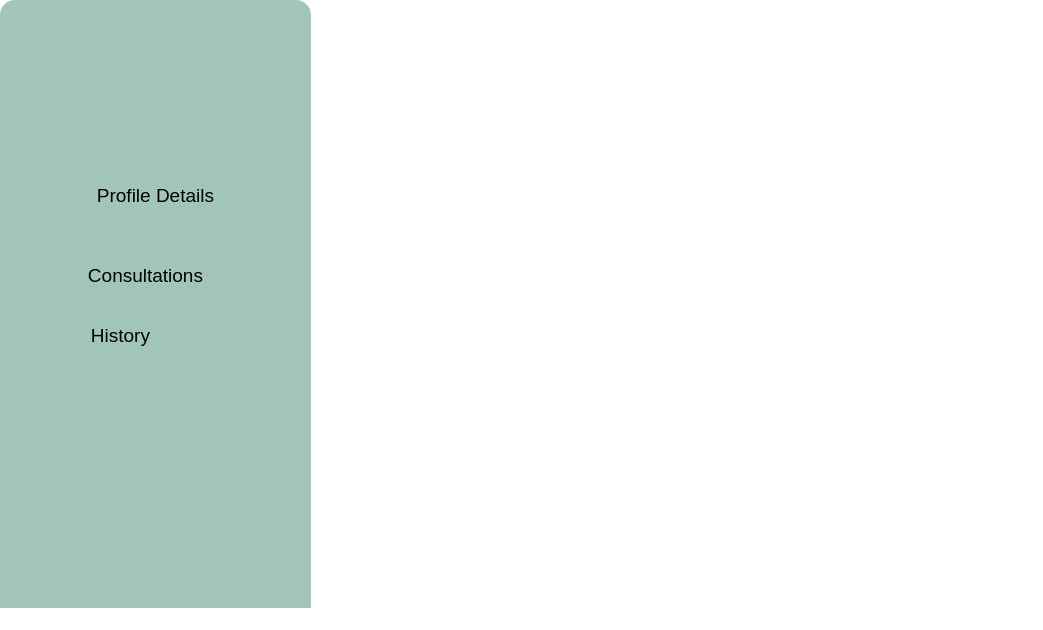
<?xml version="1.0" encoding="UTF-8"?>
<ui version="4.0">
 <class>CustomerDashboardWindow</class>
 <widget class="QMainWindow" name="CustomerDashboardWindow">
  <property name="geometry">
   <rect>
    <x>0</x>
    <y>0</y>
    <width>1043</width>
    <height>630</height>
   </rect>
  </property>
  <property name="windowTitle">
   <string>MainWindow</string>
  </property>
  <property name="styleSheet">
   <string notr="true">background-color:rgb(255, 255, 255);
border-radius:15px;


</string>
  </property>
  <widget class="QWidget" name="centralwidget">
   <widget class="QLabel" name="sidepanel">
    <property name="geometry">
     <rect>
      <x>0</x>
      <y>0</y>
      <width>311</width>
      <height>681</height>
     </rect>
    </property>
    <property name="styleSheet">
     <string notr="true">background-color:rgb(161, 198, 185);
color:rgb(255,255,255);
padding-left:10px;
padding-bottom:10px</string>
    </property>
    <property name="text">
     <string/>
    </property>
   </widget>
   <widget class="QLabel" name="user">
    <property name="geometry">
     <rect>
      <x>20</x>
      <y>170</y>
      <width>51</width>
      <height>51</height>
     </rect>
    </property>
    <property name="styleSheet">
     <string notr="true">background-color:rgb(161, 198, 185);</string>
    </property>
    <property name="text">
     <string/>
    </property>
    <property name="pixmap">
     <pixmap>images/NFT User_45px.png</pixmap>
    </property>
   </widget>
   <widget class="QLabel" name="time">
    <property name="geometry">
     <rect>
      <x>20</x>
      <y>320</y>
      <width>41</width>
      <height>41</height>
     </rect>
    </property>
    <property name="styleSheet">
     <string notr="true">background-color:rgb(161, 198, 185);</string>
    </property>
    <property name="text">
     <string/>
    </property>
    <property name="pixmap">
     <pixmap>images/time_machine_45px.png</pixmap>
    </property>
   </widget>
   <widget class="QLabel" name="notification">
    <property name="geometry">
     <rect>
      <x>20</x>
      <y>250</y>
      <width>41</width>
      <height>41</height>
     </rect>
    </property>
    <property name="styleSheet">
     <string notr="true">background-color:rgb(161, 198, 185);</string>
    </property>
    <property name="text">
     <string/>
    </property>
    <property name="pixmap">
     <pixmap>images/Notification_45px.png</pixmap>
    </property>
   </widget>
   <widget class="QLabel" name="image">
    <property name="geometry">
     <rect>
      <x>340</x>
      <y>-40</y>
      <width>631</width>
      <height>471</height>
     </rect>
    </property>
    <property name="styleSheet">
     <string notr="true">background-colour:rgb(255,255,255);
border-colour:rgb(255,255,255);
</string>
    </property>
    <property name="text">
     <string/>
    </property>
    <property name="pixmap">
     <pixmap>images/patient_homepg (1).png</pixmap>
    </property>
   </widget>
   <widget class="QPushButton" name="profile">
    <property name="geometry">
     <rect>
      <x>70</x>
      <y>180</y>
      <width>161</width>
      <height>41</height>
     </rect>
    </property>
    <property name="font">
     <font>
      <pointsize>14</pointsize>
     </font>
    </property>
    <property name="styleSheet">
     <string notr="true">background-color:rgb(161, 198, 185);
border-radius:10px;
padding-left:10px;
padding-bottom:10px</string>
    </property>
    <property name="text">
     <string>Profile Details</string>
    </property>
   </widget>
   <widget class="QPushButton" name="history">
    <property name="geometry">
     <rect>
      <x>70</x>
      <y>320</y>
      <width>91</width>
      <height>41</height>
     </rect>
    </property>
    <property name="font">
     <font>
      <pointsize>14</pointsize>
     </font>
    </property>
    <property name="styleSheet">
     <string notr="true">background-color:rgb(161, 198, 185);
border-radius:10px;
padding-left:10px;
padding-bottom:10px</string>
    </property>
    <property name="text">
     <string>History</string>
    </property>
   </widget>
   <widget class="QPushButton" name="consultation">
    <property name="geometry">
     <rect>
      <x>60</x>
      <y>260</y>
      <width>161</width>
      <height>41</height>
     </rect>
    </property>
    <property name="font">
     <font>
      <pointsize>14</pointsize>
     </font>
    </property>
    <property name="styleSheet">
     <string notr="true">background-color:rgb(161, 198, 185);
border-radius:10px;
padding-left:10px;
padding-bottom:10px</string>
    </property>
    <property name="text">
     <string>Consultations</string>
    </property>
   </widget>
  </widget>
  <widget class="QMenuBar" name="menubar">
   <property name="geometry">
    <rect>
     <x>0</x>
     <y>0</y>
     <width>1043</width>
     <height>26</height>
    </rect>
   </property>
  </widget>
  <widget class="QStatusBar" name="statusbar"/>
 </widget>
 <resources/>
 <connections/>
</ui>
